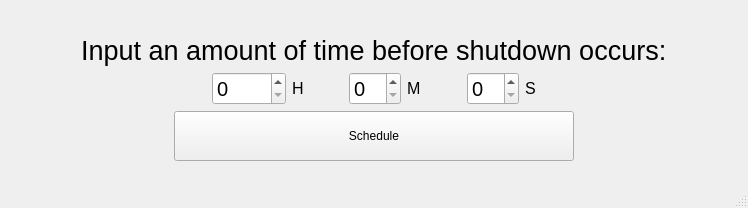
<?xml version="1.0" encoding="UTF-8"?>
<ui version="4.0">
 <class>MainWindow</class>
 <widget class="QMainWindow" name="MainWindow">
  <property name="enabled">
   <bool>true</bool>
  </property>
  <property name="geometry">
   <rect>
    <x>0</x>
    <y>0</y>
    <width>748</width>
    <height>208</height>
   </rect>
  </property>
  <property name="windowTitle">
   <string>Schedule A Shutdown!</string>
  </property>
  <property name="autoFillBackground">
   <bool>false</bool>
  </property>
  <property name="styleSheet">
   <string notr="true"/>
  </property>
  <widget class="QWidget" name="centralwidget">
   <layout class="QVBoxLayout" name="verticalLayout_12">
    <item>
     <layout class="QVBoxLayout" name="verticalLayout_11">
      <item>
       <spacer name="verticalSpacer">
        <property name="orientation">
         <enum>Qt::Vertical</enum>
        </property>
        <property name="sizeType">
         <enum>QSizePolicy::Expanding</enum>
        </property>
        <property name="sizeHint" stdset="0">
         <size>
          <width>20</width>
          <height>50</height>
         </size>
        </property>
       </spacer>
      </item>
      <item>
       <layout class="QVBoxLayout" name="verticalLayout_13">
        <item>
         <layout class="QHBoxLayout" name="horizontalLayout_8">
          <item alignment="Qt::AlignHCenter">
           <widget class="QLabel" name="Prompt">
            <property name="font">
             <font>
              <pointsize>20</pointsize>
             </font>
            </property>
            <property name="text">
             <string>Input an amount of time before shutdown occurs:</string>
            </property>
           </widget>
          </item>
         </layout>
        </item>
        <item>
         <layout class="QHBoxLayout" name="horizontalLayout_10">
          <item>
           <spacer name="horizontalSpacer">
            <property name="orientation">
             <enum>Qt::Horizontal</enum>
            </property>
            <property name="sizeType">
             <enum>QSizePolicy::Expanding</enum>
            </property>
            <property name="sizeHint" stdset="0">
             <size>
              <width>40</width>
              <height>20</height>
             </size>
            </property>
           </spacer>
          </item>
          <item alignment="Qt::AlignHCenter">
           <widget class="QSpinBox" name="hoursInput">
            <property name="sizePolicy">
             <sizepolicy hsizetype="Maximum" vsizetype="Fixed">
              <horstretch>0</horstretch>
              <verstretch>0</verstretch>
             </sizepolicy>
            </property>
            <property name="font">
             <font>
              <pointsize>15</pointsize>
             </font>
            </property>
            <property name="maximum">
             <number>8760</number>
            </property>
           </widget>
          </item>
          <item>
           <widget class="QLabel" name="hoursLabel">
            <property name="sizePolicy">
             <sizepolicy hsizetype="Fixed" vsizetype="Fixed">
              <horstretch>0</horstretch>
              <verstretch>0</verstretch>
             </sizepolicy>
            </property>
            <property name="maximumSize">
             <size>
              <width>15</width>
              <height>16777215</height>
             </size>
            </property>
            <property name="font">
             <font>
              <pointsize>12</pointsize>
             </font>
            </property>
            <property name="text">
             <string>H</string>
            </property>
           </widget>
          </item>
          <item>
           <spacer name="horizontalSpacer_4">
            <property name="orientation">
             <enum>Qt::Horizontal</enum>
            </property>
            <property name="sizeType">
             <enum>QSizePolicy::Minimum</enum>
            </property>
            <property name="sizeHint" stdset="0">
             <size>
              <width>39</width>
              <height>20</height>
             </size>
            </property>
           </spacer>
          </item>
          <item>
           <widget class="QSpinBox" name="minutesInput">
            <property name="sizePolicy">
             <sizepolicy hsizetype="Maximum" vsizetype="Fixed">
              <horstretch>0</horstretch>
              <verstretch>0</verstretch>
             </sizepolicy>
            </property>
            <property name="font">
             <font>
              <pointsize>15</pointsize>
             </font>
            </property>
            <property name="maximum">
             <number>59</number>
            </property>
           </widget>
          </item>
          <item>
           <widget class="QLabel" name="minutesLabel">
            <property name="sizePolicy">
             <sizepolicy hsizetype="Maximum" vsizetype="Maximum">
              <horstretch>0</horstretch>
              <verstretch>0</verstretch>
             </sizepolicy>
            </property>
            <property name="maximumSize">
             <size>
              <width>15</width>
              <height>16777215</height>
             </size>
            </property>
            <property name="font">
             <font>
              <pointsize>12</pointsize>
             </font>
            </property>
            <property name="text">
             <string>M</string>
            </property>
           </widget>
          </item>
          <item>
           <spacer name="horizontalSpacer_3">
            <property name="orientation">
             <enum>Qt::Horizontal</enum>
            </property>
            <property name="sizeType">
             <enum>QSizePolicy::Minimum</enum>
            </property>
            <property name="sizeHint" stdset="0">
             <size>
              <width>40</width>
              <height>20</height>
             </size>
            </property>
           </spacer>
          </item>
          <item>
           <widget class="QSpinBox" name="secondsInput">
            <property name="sizePolicy">
             <sizepolicy hsizetype="Maximum" vsizetype="Fixed">
              <horstretch>0</horstretch>
              <verstretch>0</verstretch>
             </sizepolicy>
            </property>
            <property name="font">
             <font>
              <pointsize>15</pointsize>
             </font>
            </property>
            <property name="minimum">
             <number>0</number>
            </property>
            <property name="maximum">
             <number>59</number>
            </property>
           </widget>
          </item>
          <item>
           <widget class="QLabel" name="secondsLabel">
            <property name="sizePolicy">
             <sizepolicy hsizetype="Maximum" vsizetype="Maximum">
              <horstretch>0</horstretch>
              <verstretch>0</verstretch>
             </sizepolicy>
            </property>
            <property name="sizeIncrement">
             <size>
              <width>15</width>
              <height>0</height>
             </size>
            </property>
            <property name="font">
             <font>
              <pointsize>12</pointsize>
             </font>
            </property>
            <property name="text">
             <string>S</string>
            </property>
           </widget>
          </item>
          <item>
           <spacer name="horizontalSpacer_2">
            <property name="orientation">
             <enum>Qt::Horizontal</enum>
            </property>
            <property name="sizeType">
             <enum>QSizePolicy::Expanding</enum>
            </property>
            <property name="sizeHint" stdset="0">
             <size>
              <width>5</width>
              <height>20</height>
             </size>
            </property>
           </spacer>
          </item>
         </layout>
        </item>
       </layout>
      </item>
      <item>
       <layout class="QHBoxLayout" name="horizontalLayout_11">
        <item>
         <spacer name="horizontalSpacer_5">
          <property name="orientation">
           <enum>Qt::Horizontal</enum>
          </property>
          <property name="sizeType">
           <enum>QSizePolicy::MinimumExpanding</enum>
          </property>
          <property name="sizeHint" stdset="0">
           <size>
            <width>20</width>
            <height>20</height>
           </size>
          </property>
         </spacer>
        </item>
        <item>
         <widget class="QPushButton" name="scheduleButton">
          <property name="sizePolicy">
           <sizepolicy hsizetype="Minimum" vsizetype="Fixed">
            <horstretch>0</horstretch>
            <verstretch>0</verstretch>
           </sizepolicy>
          </property>
          <property name="minimumSize">
           <size>
            <width>400</width>
            <height>50</height>
           </size>
          </property>
          <property name="styleSheet">
           <string notr="true"/>
          </property>
          <property name="text">
           <string>Schedule</string>
          </property>
         </widget>
        </item>
        <item>
         <spacer name="horizontalSpacer_6">
          <property name="orientation">
           <enum>Qt::Horizontal</enum>
          </property>
          <property name="sizeType">
           <enum>QSizePolicy::Expanding</enum>
          </property>
          <property name="sizeHint" stdset="0">
           <size>
            <width>40</width>
            <height>20</height>
           </size>
          </property>
         </spacer>
        </item>
       </layout>
      </item>
     </layout>
    </item>
    <item>
     <spacer name="verticalSpacer_3">
      <property name="orientation">
       <enum>Qt::Vertical</enum>
      </property>
      <property name="sizeHint" stdset="0">
       <size>
        <width>20</width>
        <height>40</height>
       </size>
      </property>
     </spacer>
    </item>
   </layout>
  </widget>
  <widget class="QMenuBar" name="menubar">
   <property name="enabled">
    <bool>false</bool>
   </property>
   <property name="geometry">
    <rect>
     <x>0</x>
     <y>0</y>
     <width>748</width>
     <height>22</height>
    </rect>
   </property>
  </widget>
  <widget class="QStatusBar" name="statusbar">
   <property name="enabled">
    <bool>true</bool>
   </property>
  </widget>
 </widget>
 <resources/>
 <connections/>
</ui>
